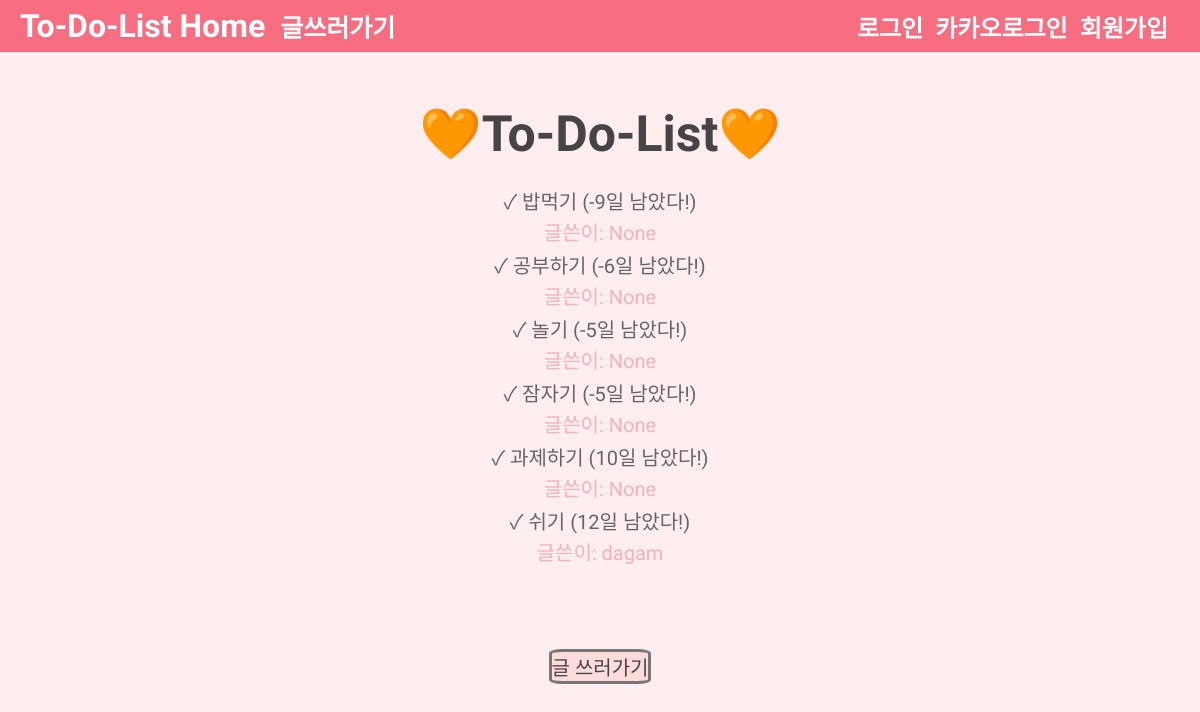
The page / on the database its author committed.
### todos/models.py (models this page shows, shortened)
class Todo(models.Model):
    title = models.CharField(max_length=200)
    content = models.TextField()
    deadline = models.DateField()
    author = models.ForeignKey(User, on_delete=models.CASCADE, related_name='posts', null=True, default=None)

### todos/views.py (the view)
# urls.py: 2. Add a URL to urlpatterns:  path('', views.home, name='home')
def home(request):
    todos = Todo.objects.all().order_by('deadline')
    for todo in todos: #남은 날짜
      diff_date = todo.deadline - datetime.date(datetime.now())
      todo.remain = diff_date.days
    return render(request, 'home.html', { 'todos' : todos })

### todos/templates/home.html
{% extends 'base.html' %}
{% block css %} {% load static %}
<link href="{% static 'home.css' %}" rel="stylesheet">
{% endblock css %}
{% block title %}
<a class="title_a" href="{% url 'home' %}">To-Do-List Home</a>
{% endblock title %}
{% block content %}
<div class="div-table">
    <table>
        <thead>
            <tr>
                <th>🧡To-Do-List🧡</th>
            </tr>
        </thead>
        <tbody>
            {% for todo in todos %}
            <tr>
                <td><a class="list_a" href="{% url 'detail' todo.pk %}">✓ {{todo.title}} ({{todo.remain}}일 남았다!)</a></td>
                <td><a class="author" href="{% url 'detail' todo.pk %}"> 글쓴이: {{todo.author}}</a></td>
            </tr>
            {% endfor %}
        </tbody>
    </table>
</div>
<div class="div-links">
    <a class="write_a" href="{% url 'new' %}">글 쓰러가기</a>
</div>
{% endblock content %}

### todos/templates/base.html (shortened to what this page needs)
<!DOCTYPE html>
<html lang="en">
<head>
    {% load static %}
    {% load socialaccount %}
    <link href="{% static 'base.css' %}" rel="stylesheet">
    {% block css %}
    {% endblock css %}
</head>
<body>
    <h1>
    {% block title %}
    {% endblock title %}
    <a class="base_a" href="{% url 'new' %}">글쓰러가기</a>
    <div class="nav-items">
         <div class="nav-bar">
                {% if user.is_authenticated %}
                <a class="nav-item">안녕하세요, {{ user.username }}님</a>
                <a class="nav-item" href="{% url 'mypage' %}">Mypage</a>
                <a class="nav-item" href="{% url 'logout' %}"
                  onclick="document.getElementById('kakao-logout').src
                    = 'https://accounts.kakao.com/logout?continue=https://accounts.kakao.com/weblogin/account'"
                >로그아웃</a>
                {% else %}
                <a class="nav-item" href="{% url 'login' %}">로그인</a>
                <a class="nav-item" href="{% provider_login_url 'kakao' %}">카카오로그인</a>
                <a class="nav-item" href="{% url 'signup' %}">회원가입</a>
                {% endif %}
        </div>
    </div>
    </h1>
    {% block content %}
    {% endblock content %}
</body>
</html>

### todos/static/base.css (style rules this page uses)
.base_a { flex-grow: 1; font-size: 25px; }
.nav-bar { font-size: 0; background-color: rgba(255, 130, 146); }
.nav-item { font-size: 24px; color: white; margin-right:12px; background-color: rgba(248, 109, 128); font-family: 'Gamja Flower', cursive; }

### todos/static/home.css (style rules this page uses)
* { margin: 0; background-color: #ffeef0; color: rgb(71, 68, 69); }
h1 { font-family: 'Itim', cursive; padding: 7px 20px 7px 20px; background-color: rgba(248, 109, 128); color: white; display: flex; align-items: center; }
.div-table { display: flex; justify-content: center; margin-top: 50px; }
.div-links { display: flex; justify-content: center; margin-top: 80px; }
th { font-family: 'Itim', cursive; font-size: 50px; padding-bottom: 20px; }
td { display: flex; justify-content: center; font-family: 'Gamja Flower', cursive; font-size: 20px; }
a:link, a:visited { text-decoration: none; }
.list_a { color: rgb(104, 100, 101); }
.div-links { font-family: 'Gamja Flower', cursive; font-size: 20px; }
.base_a { color: white; background-color: rgba(248, 109, 128); border: 0; font-family: 'Gamja Flower', cursive; font-size: 25px; margin-left: 15px; }
.title_a { color: white; background-color: rgba(248, 109, 128); }
.write_a { border-style:solid; border-color: #7a7676; background-color: #ffdcdc; border-radius: 13%; }
.nav-item { background-color: rgba(248, 109, 128); color: white; font-family: 'Itim', cursive; }
.nav-items { background-color: rgba(248, 109, 128); }
.nav-item { font-family: 'Gamja Flower', cursive; }
.nav-bar { background-color: rgba(248, 109, 128); }
.author { color:#f8b0b8 }

### rows shown on the page
Todo: title "밥먹기", remain "-9", author "None"
Todo: title "공부하기", remain "-6", author "None"
Todo: title "놀기", remain "-5", author "None"
Todo: title "잠자기", remain "-5", author "None"
Todo: title "과제하기", remain "10", author "None"
Todo: title "쉬기", remain "12", author "dagam"
